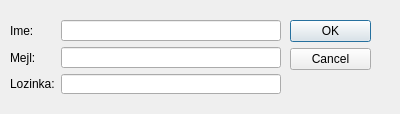
<?xml version="1.0" encoding="UTF-8"?>
<ui version="4.0">
 <class>UveziKljucDialog</class>
 <widget class="QDialog" name="UveziKljucDialog">
  <property name="geometry">
   <rect>
    <x>0</x>
    <y>0</y>
    <width>400</width>
    <height>114</height>
   </rect>
  </property>
  <property name="windowTitle">
   <string>Uvoz kljuca</string>
  </property>
  <widget class="QDialogButtonBox" name="buttonBox">
   <property name="geometry">
    <rect>
     <x>290</x>
     <y>20</y>
     <width>81</width>
     <height>241</height>
    </rect>
   </property>
   <property name="orientation">
    <enum>Qt::Vertical</enum>
   </property>
   <property name="standardButtons">
    <set>QDialogButtonBox::Cancel|QDialogButtonBox::Ok</set>
   </property>
  </widget>
  <widget class="QWidget" name="">
   <property name="geometry">
    <rect>
     <x>10</x>
     <y>20</y>
     <width>271</width>
     <height>74</height>
    </rect>
   </property>
   <layout class="QGridLayout" name="gridLayout">
    <item row="0" column="0">
     <widget class="QLabel" name="label">
      <property name="text">
       <string>Ime:</string>
      </property>
     </widget>
    </item>
    <item row="0" column="1">
     <widget class="QLineEdit" name="leIme"/>
    </item>
    <item row="1" column="0">
     <widget class="QLabel" name="label_2">
      <property name="text">
       <string>Mejl:</string>
      </property>
     </widget>
    </item>
    <item row="1" column="1">
     <widget class="QLineEdit" name="leMejl"/>
    </item>
    <item row="2" column="0">
     <widget class="QLabel" name="label_3">
      <property name="text">
       <string>Lozinka:</string>
      </property>
     </widget>
    </item>
    <item row="2" column="1">
     <widget class="QLineEdit" name="leLozinka"/>
    </item>
   </layout>
  </widget>
 </widget>
 <resources/>
 <connections/>
</ui>
